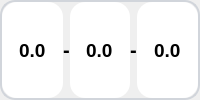
                                     <widget class="QWidget" name="widget_25" native="true">
                                      <property name="styleSheet">
                                       <string notr="true">QWidget{
    border: 2px solid #D1D5DB;
    border-radius: 15px;
}
QWidget:focus {
    border: 2px solid #0B7EC8;
}
QDoubleSpinBox
{
    border: none;
}
QSpinBox
{
    border: none;
}</string>
                                      </property>
                                      <layout class="QHBoxLayout" name="horizontalLayout_63" stretch="0,0,0,0,0">
                                       <property name="spacing">
                                        <number>0</number>
                                       </property>
                                       <property name="leftMargin">
                                        <number>2</number>
                                       </property>
                                       <property name="topMargin">
                                        <number>2</number>
                                       </property>
                                       <property name="rightMargin">
                                        <number>2</number>
                                       </property>
                                       <property name="bottomMargin">
                                        <number>2</number>
                                       </property>
                                       <item>
                                        <widget class="QDoubleSpinBox" name="high_temp_input_2">
                                         <property name="sizePolicy">
                                          <sizepolicy hsizetype="Expanding" vsizetype="Preferred">
                                           <horstretch>0</horstretch>
                                           <verstretch>0</verstretch>
                                          </sizepolicy>
                                         </property>
                                         <property name="font">
                                          <font>
                                           <family>Segoe UI</family>
                                           <pointsize>14</pointsize>
                                           <weight>75</weight>
                                           <italic>false</italic>
                                           <bold>true</bold>
                                          </font>
                                         </property>
                                         <property name="styleSheet">
                                          <string notr="true"/>
                                         </property>
                                         <property name="alignment">
                                          <set>Qt::AlignCenter</set>
                                         </property>
                                         <property name="readOnly">
                                          <bool>false</bool>
                                         </property>
                                         <property name="buttonSymbols">
                                          <enum>QAbstractSpinBox::NoButtons</enum>
                                         </property>
                                         <property name="prefix">
                                          <string/>
                                         </property>
                                         <property name="suffix">
                                          <string/>
                                         </property>
                                         <property name="decimals">
                                          <number>1</number>
                                         </property>
                                         <property name="maximum">
                                          <double>999.000000000000000</double>
                                         </property>
                                         <property name="value">
                                          <double>0.000000000000000</double>
                                         </property>
                                        </widget>
                                       </item>
                                       <item>
                                        <widget class="QLabel" name="label_12">
                                         <property name="font">
                                          <font>
                                           <family>Segoe UI</family>
                                           <pointsize>15</pointsize>
                                           <weight>75</weight>
                                           <bold>true</bold>
                                          </font>
                                         </property>
                                         <property name="styleSheet">
                                          <string notr="true">border: none;
</string>
                                         </property>
                                         <property name="text">
                                          <string>-</string>
                                         </property>
                                         <property name="alignment">
                                          <set>Qt::AlignCenter</set>
                                         </property>
                                        </widget>
                                       </item>
                                       <item>
                                        <widget class="QDoubleSpinBox" name="pv_value_displ_2">
                                         <property name="sizePolicy">
                                          <sizepolicy hsizetype="Expanding" vsizetype="Preferred">
                                           <horstretch>0</horstretch>
                                           <verstretch>0</verstretch>
                                          </sizepolicy>
                                         </property>
                                         <property name="font">
                                          <font>
                                           <family>Segoe UI</family>
                                           <pointsize>14</pointsize>
                                           <weight>75</weight>
                                           <italic>false</italic>
                                           <bold>true</bold>
                                          </font>
                                         </property>
                                         <property name="styleSheet">
                                          <string notr="true"/>
                                         </property>
                                         <property name="alignment">
                                          <set>Qt::AlignCenter</set>
                                         </property>
                                         <property name="readOnly">
                                          <bool>true</bool>
                                         </property>
                                         <property name="buttonSymbols">
                                          <enum>QAbstractSpinBox::NoButtons</enum>
                                         </property>
                                         <property name="prefix">
                                          <string/>
                                         </property>
                                         <property name="suffix">
                                          <string/>
                                         </property>
                                         <property name="decimals">
                                          <number>1</number>
                                         </property>
                                         <property name="maximum">
                                          <double>999.000000000000000</double>
                                         </property>
                                         <property name="value">
                                          <double>0.000000000000000</double>
                                         </property>
                                        </widget>
                                       </item>
                                       <item>
                                        <widget class="QLabel" name="label_13">
                                         <property name="font">
                                          <font>
                                           <family>Segoe UI</family>
                                           <pointsize>15</pointsize>
                                           <weight>75</weight>
                                           <bold>true</bold>
                                          </font>
                                         </property>
                                         <property name="styleSheet">
                                          <string notr="true">border: none;
</string>
                                         </property>
                                         <property name="text">
                                          <string>-</string>
                                         </property>
                                         <property name="alignment">
                                          <set>Qt::AlignCenter</set>
                                         </property>
                                        </widget>
                                       </item>
                                       <item>
                                        <widget class="QDoubleSpinBox" name="low_temp_input_2">
                                         <property name="sizePolicy">
                                          <sizepolicy hsizetype="Expanding" vsizetype="Preferred">
                                           <horstretch>0</horstretch>
                                           <verstretch>0</verstretch>
                                          </sizepolicy>
                                         </property>
                                         <property name="font">
                                          <font>
                                           <family>Segoe UI</family>
                                           <pointsize>14</pointsize>
                                           <weight>75</weight>
                                           <italic>false</italic>
                                           <bold>true</bold>
                                          </font>
                                         </property>
                                         <property name="styleSheet">
                                          <string notr="true"/>
                                         </property>
                                         <property name="alignment">
                                          <set>Qt::AlignCenter</set>
                                         </property>
                                         <property name="readOnly">
                                          <bool>false</bool>
                                         </property>
                                         <property name="buttonSymbols">
                                          <enum>QAbstractSpinBox::NoButtons</enum>
                                         </property>
                                         <property name="prefix">
                                          <string/>
                                         </property>
                                         <property name="suffix">
                                          <string/>
                                         </property>
                                         <property name="decimals">
                                          <number>1</number>
                                         </property>
                                         <property name="maximum">
                                          <double>999.000000000000000</double>
                                         </property>
                                         <property name="value">
                                          <double>0.000000000000000</double>
                                         </property>
                                        </widget>
                                       </item>
                                      </layout>
                                     </widget>
